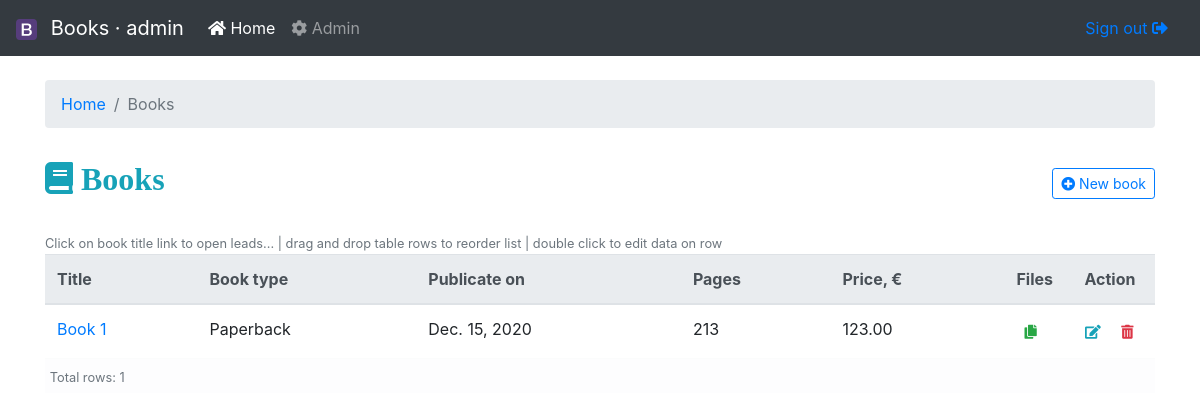
The app's page /books/ (signed in) with its own data.
### books/models.py (models this page shows, shortened)
class Book(models.Model):
    HARDCOVER = 1
    PAPERBACK = 2
    EBOOK = 3
    BOOK_TYPES = (
        (HARDCOVER, 'Hardcover'),
        (PAPERBACK, 'Paperback'),
        (EBOOK, 'E-book'),
    )
    title = models.CharField(max_length=50, verbose_name='Title')
    publication_date = models.DateField(null=True, verbose_name='Publicate on')
    price = models.DecimalField(
        max_digits=5, decimal_places=2, verbose_name='Price, €')
    pages = models.IntegerField(blank=True, null=True, verbose_name='Pages')
    book_type = models.PositiveSmallIntegerField(
        choices=BOOK_TYPES, default=EBOOK, verbose_name='Book type')
    order = OrderField(blank=True, verbose_name='Order #')
    class Meta:
        ordering = ['order']
        verbose_name = 'Book'
        verbose_name_plural = 'Books'

### books/views.py (the view)
# urls.py: path('books/', books_list, name='books-list'),
@login_required
def books_list(request):
    books = Book.objects.all()
    context = {"title": "Books", "book_list": books}
    return render(request, 'books/books.html', context)

### cms/templatetags/cms_tags.py (called while the page is built)
@register.filter(name='verbose_name')
def get_verbose_name(object, attr='verbose_name'):
    obj = object.model if hasattr(object, 'model') else object
    if ':' in attr and attr.split(':', 1)[0].lower() == 'field':
        field = attr.split(':', 1)[1]
        attr = 'verbose_name' if hasattr(
            obj._meta.get_field(field), 'verbose_name') else 'name'
        return getattr(obj._meta.get_field(field), attr) if obj else None
    else:
        attr = attr if hasattr(obj._meta, attr) else 'object_name'
        return getattr(obj._meta, attr) if obj else None

@register.filter(name='model_name')
def get_model_name(object, with_app=True):
    obj = object.model if hasattr(object, 'model') else object
    return '{}:{}'.format(obj._meta.app_label, obj._meta.model_name) if with_app else obj._meta.model_name if obj else None

### templates/books/books.html (shortened to what this page needs)
{% extends 'base.html' %}
{% load cms_tags %}
{% block content %}
<nav aria-label="breadcrumb">
  <ol class="breadcrumb">
    <li class="breadcrumb-item"><a href="{% url 'books:home' %}">Home</a></li>
    <li class="breadcrumb-item active" aria-current="page">{{ book_list|verbose_name:'verbose_name_plural' }}</li>
  </ol>
</nav>
<div class="d-flex justify-content-between flex-wrap flex-md-nowrap align-items-center pt-3 pb-2 mb-3">
    <h1 class="h2"><i class="fas fa-book text-info"> {{ title }}</i></h1>
    <div class="btn-toolbar mb-2 mb-md-0">
        <a class="btn btn-sm btn-outline-primary ajax-load-form" href="{% url 'books:book-create' %}">
        <i class="fas fa-plus-circle"></i> New {{ book_list|verbose_name|lower }}</a>
    </div>
</div>
<small class="text-muted">Click on book title link to open leads... | drag and drop table rows to reorder list | double click to edit data on row</small>
<table class="table table-hover" id="table-ajax-{{ book_list|verbose_name:'model_name' }}">
  <thead class="thead-light">
    <tr>
      <th>{{ book_list|verbose_name:'field:title' }}</th>
      <th>{{ book_list|verbose_name:'field:book_type' }}</th>
      <th>{{ book_list|verbose_name:'field:publication_date' }}</th>
      <th>{{ book_list|verbose_name:'field:pages' }}</th>
      <th>{{ book_list|verbose_name:'field:price' }}</th>
      <th style="width: 45px;">Files</th>
      <th class="crud-lg">Action</th>
    </tr>
  </thead>
  <tbody class="order" data-url="{% url 'cms:reorder' book_list|model_name %}">
    {% include 'books/books_list.html' %}
  </tbody>
</table>
{% endblock %}

### templates/include/navbar.html (shortened to what this page needs)
{% load static %}
<nav class="navbar navbar-expand-md navbar-dark bg-dark fixed-top">
  <a class="navbar-brand" href="{% if user.is_staff or user.is_superuser %}{% url 'admin:index' %}{% else %}{% url 'books:home' %}{% endif %}">
    <img src="{% static 'img/bootstrap-solid.svg' %}" withdh="21" height="21" alt="Logo" class="mr-2"> Books · {{ request.user.get_full_name|default:request.user }}</a>
  <div class="collapse navbar-collapse" id="navbarsExampleDefault">
    <ul class="navbar-nav mr-auto">
      <li class="nav-item active">
        <a class="nav-link" href="{% url 'books:home' %}"> <i class="fas fa-home"></i> Home <span class="sr-only">(current)</span></a>
      </li>
      <li class="nav-item">
        <a class="nav-link" href="{% url 'admin:index' %}"> <i class="fas fa-cog"></i> Admin</a>
      </li>
    </ul>
    <a class="nav-link" href="{% url 'accounts:logout' %}"> Sign out <i class="fas fa-sign-out-alt"></i></a>
  </div>
</nav>

### templates/books/books_list.html (shortened to what this page needs)
{% load cms_tags %}
{% for book in book_list %}
<tr id="{{ book.pk }}">
    <td><a href="{% url 'books:leads-list' book.pk %}" title="Leads">{{ book.title }}</a></td>
    <td>{{ book.get_book_type_display }}</td>
    <td>{{ book.publication_date }}</td>
    <td>{{ book.pages }}</td>
    <td>{{ book.price }}</td>
    <td>
        <a href="{% url 'books:file-list' book.pk %}"
            class="btn btn-outline-success btn-sm border-0 rounded-circle" title="Files"
            name="files" id="filesButton-{{ book.pk }}"><i class="fa fa-copy"></i></a>
    <td>
        <a href="{% url 'books:book-update' book.pk %}"
            class="btn btn-outline-info btn-sm border-0 rounded-circle ajax-load-form" title="Edit"
            name="edit" id="editButton-{{ book.pk }}"><i class="fa fa-edit"></i></a>
        <a href="{% url 'books:book-delete' book.pk %}"
            class="btn btn-outline-danger btn-sm border-0 rounded-circle ajax-load-form" title="Delete"
            name="delete" id="deleteButton-{{ book.pk }}"><i class="fa fa-trash-alt"></i></a>
    </td>
</tr>
{% empty %}
<tr class="table-warning nosort">
    <td colspan="100%" class="text-center"><small class="text-muted">No {{ book_list|verbose_name|lower }}</small></td>
</tr>
{% endfor %}
{% if book_list %}
<tr class="table-light table-sm nosort">
    <td colspan="100%"><small class="text-muted">Total rows: {{ book_list.count }}</small></td>
</tr>
{% endif %}

### static/css/base.css (style rules this page uses)
body { padding-top: 5rem; }
table[id^="table-ajax"] th:last-child { width: 75px; text-align: center; place-items: center; margin: auto; }
table[id^="table-ajax"] th:last-child.crud-lg { width: 90px; text-align: center; place-items: center; margin: auto; }
table tbody.order tr:not(.nosort) { cursor: grab; }

### records on screen
Book: title "Book 1", book_type "Paperback", publication_date "Dec. 15, 2020", pages "213", price "123.00"

### other values on screen
{{ request.user.get_full_name|default:request.user }} "admin"
{{ book_list|verbose_name:'verbose_name_plural' }} "Books"
{{ title }} "Books"
{{ book_list|verbose_name|lower }} "book"
{{ book_list|verbose_name:'field:title' }} "Title"
{{ book_list|verbose_name:'field:book_type' }} "Book type"
{{ book_list|verbose_name:'field:publication_date' }} "Publicate on"
{{ book_list|verbose_name:'field:pages' }} "Pages"
{{ book_list|verbose_name:'field:price' }} "Price, €"
{{ book_list.count }} "1"
